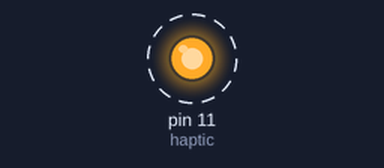
The sketch below on a simulated Arduino Uno, built with avr-gcc and run on an emulated ATmega328P. Shown: output pins drawn as LEDs (lit = HIGH). Dashed ring = blinking. Pins used as bus, display or sensor lines are not drawn.

Above: at 0.2 s.
Timing chart, 0 to 3.0 s (numbered marks = the images above):
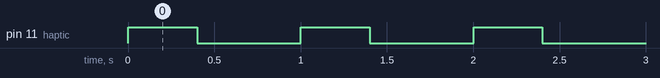

Measured:
- by itself, pin 11 (haptic): alternates HIGH for 0.40 s and LOW for 0.60 s

The sketch:

powercontroltest.ino
```cpp
#define powerdrain 12
#define haptic 11
unsigned long start_time;
void setup() {
  // put your setup code here, to run once:
  pinMode(powerdrain, OUTPUT);
  pinMode(haptic, OUTPUT);
  digitalWrite(powerdrain, LOW);
  digitalWrite(haptic, LOW);
  start_time = millis();
}

void loop() {
  unsigned long nowtime=millis();
  if ( nowtime - start_time >= 10000)
    digitalWrite(powerdrain, HIGH);

  if(nowtime%1000 < 400)
    digitalWrite(haptic,HIGH);
  else
    digitalWrite(haptic,LOW);

   Serial.print(String(nowtime));
   Serial.print("\n");
}
```
